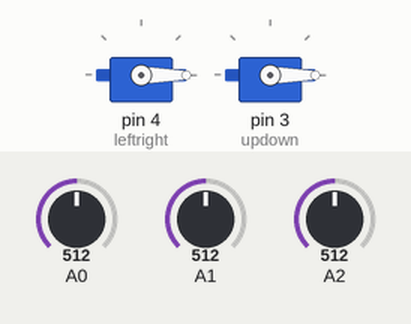
Simulated run of this sketch. Board: Arduino Uno, built with avr-gcc and run on an emulated ATmega328P. Shown: 2 × servo. The test bench sets the inputs (shaded band); at power-on: A0 = 512, A1 = 512, A2 = 512.

Above: at 1.5 s.
1.6 s: A0 set to 716
At 3.3 s:
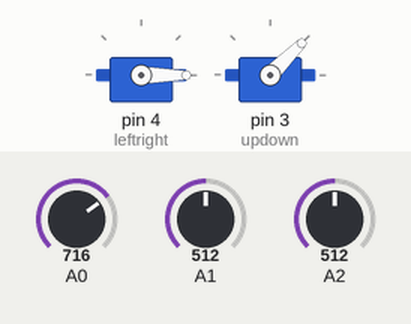
3.6 s: A1 set to 785
5.4 s: A1 set to 807
At 6.1 s:
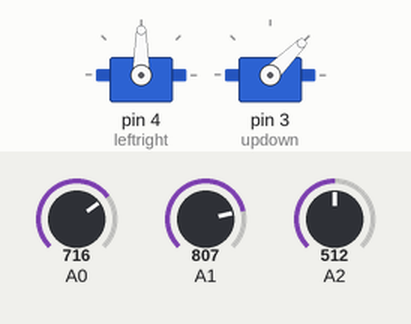
7.1 s: A2 set to 798
8.9 s: A2 set to 816
At 10.0 s:
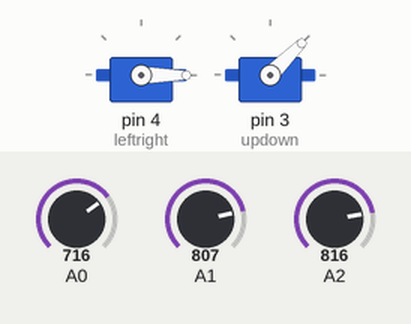
10.6 s: A0 set to 801
12.4 s: A0 set to 816
At 14.0 s:
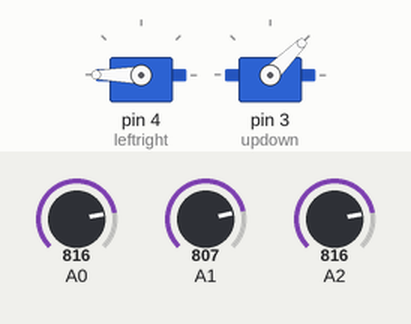
Timing chart, 0 to 15.1 s (numbered marks = the images above; inputs shaded):
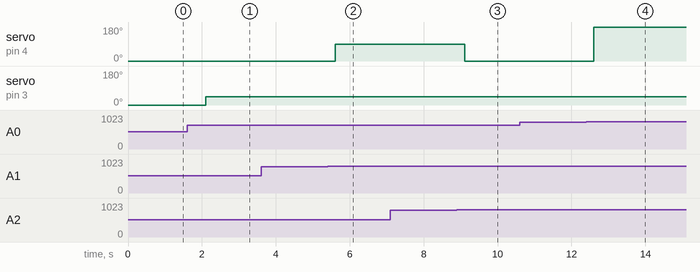

The sketch:

bonus_03.ino
```cpp
#include <Servo.h>

Servo leftright;  // first motor
Servo updown;  // second motor

void setup() {
  leftright.attach(4); //attach output for motors to pins 3 and 4
  updown.attach(3);

  leftright.write(0); //set motors in default position at 0 degrees
  updown.write(0);
}

void loop() {
  // read analog values from the three sensors
  int lightValue1 = analogRead(A0);
  int lightValue2 = analogRead(A1);
  int lightValue3 = analogRead(A2);

  // find the maximum light value and corresponding sensor
  int maxLightValue = max(lightValue1, max(lightValue2, lightValue3));

  //motors continiously move until we can determine where it is
  if (lightValue1 < 100 && lightValue2 < 100 && lightValue3 < 100) {
    leftright.write(0);
    updown.write(0);
    delay(700);
    leftright.write(90);
    updown.write(90);
    delay(700);
    leftright.write(180);
    updown.write(180);
    delay(700);
    leftright.write(90);
    updown.write(90);
    delay(700);
  }

  //motor 1: works horisontally, shows which sensor is closest to light source
  if (maxLightValue >= 800) {
    if (maxLightValue == lightValue1) {
      // turn leftrights towards sensor 1 (right one on the breadboard)
      leftright.write(180);
    }
    else if (maxLightValue == lightValue2) {
      // turn leftrights towards sensor 2 (middle one on the breadboard)
      leftright.write(90);
    }
    else {
      // turn leftrights towards sensor 3 (left one on the breadboard)
      leftright.write(0);
    }
  }

  //motor 2: works vertically, shows how far is the light source from the sensor
    if (maxLightValue < 700){
      updown.write(0);
    }
    else if (maxLightValue < 820){
      updown.write(45);
    }
    else if (maxLightValue < 950){
      updown.write(90);
    }
    else if (maxLightValue < 1000){
      updown.write(135);
    }
    else {
      updown.write(180);
    }

    delay(700);  // delay before checking input again
  }
```

Measured:
- the behaviour switches between 799 and 800 on A1 (found by bisection; images 1 and 2)
- the behaviour switches between 807 and 808 on A2 (found by bisection; images 2 and 3)
- the behaviour switches between 815 and 816 on A0 (found by bisection; images 3 and 4)
- after the input at 1.6 s, servo on pin 3 (updown): 0° → 45° after 0.50 s
- after the input at 3.6 s, every drawn part: stays the same
- after the input at 5.4 s, servo on pin 4 (leftright): 0° → 90° after 0.20 s
- after the input at 7.1 s, every drawn part: stays the same
- after the input at 8.9 s, servo on pin 4 (leftright): 90° → 0° after 0.21 s
- after the input at 10.6 s, every drawn part: stays the same
- after the input at 12.4 s, servo on pin 4 (leftright): 0° → 180° after 0.21 s
